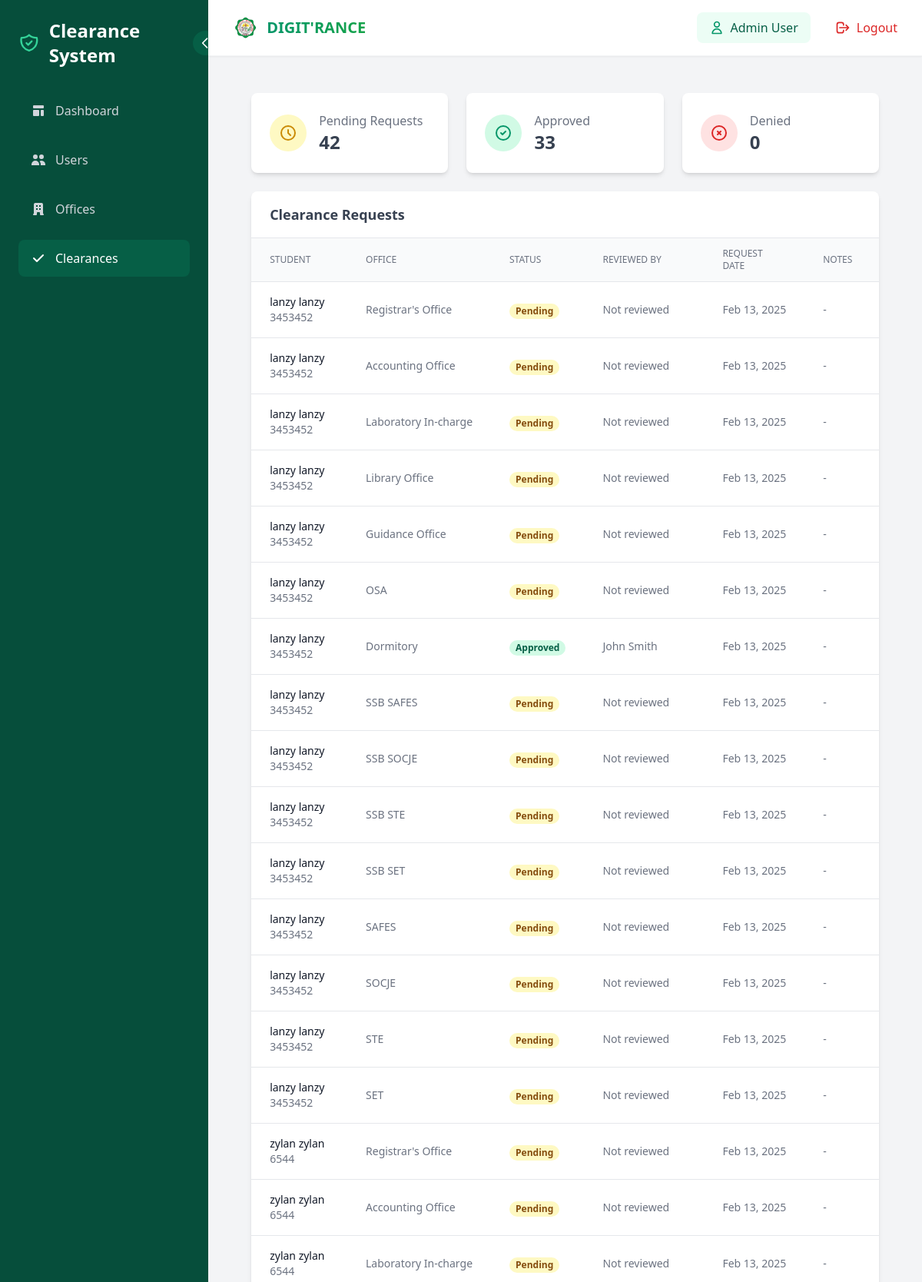
Screenshot of /dashboard/clearances/ (signed in, upper part) with the database file from the repository.
### core/models.py (models this page shows, shortened)
class ClearanceRequest(models.Model):
    student = models.ForeignKey(Student, on_delete=models.CASCADE, related_name='clearance_requests')
    office = models.ForeignKey(Office, on_delete=models.CASCADE, related_name='clearance_requests')
    status_choices = [
        ('pending', 'Pending'),
        ('approved', 'Approved'),
        ('denied', 'Denied'),
    ]
    status = models.CharField(max_length=10, choices=status_choices, default='pending')
    remarks = models.TextField(blank=True, null=True)
    reviewed_by = models.ForeignKey(Staff, on_delete=models.SET_NULL, null=True, blank=True)
    request_date = models.DateTimeField(auto_now_add=True)
    reviewed_date = models.DateTimeField(null=True, blank=True)
    notes = models.TextField(blank=True, null=True, help_text="Reasons for pending or denied clearance.")

class Student(models.Model):
    COURSE_CHOICES = {
        'SET DEAN': [
            ('BSIT', 'Bachelor of Science in Information Technology'),
        ],
        'STE DEAN': [
            ('BPED', 'Bachelor in Physical Education'),
            ('BEED', 'Bachelor in Elementary Education'),
            ('BSED', 'Bachelor of Secondary Education'),
            ('BAELS', 'Bachelor of Arts in English Language Studies'),
            ('BSMATH', 'Bachelor of Science in Mathematics'),
        ],
        'SOCJE DEAN': [
            ('BSCRIM', 'Bachelor of Science in Criminology'),
            ('BSISM', 'Bachelor of Science in Industrial Security Management'),
        ],
        'SAFES DEAN': [
            ('BSA', 'Bachelor of Science in Agriculture'),
            ('BSAES', 'Bachelor of Science in Agricultural Engineering Science'),
            ('BCF', 'Bachelor in Community Forestry'),
        ],
    }
    student_id = models.CharField(max_length=20, unique=True)
    user = models.OneToOneField(User, on_delete=models.CASCADE)
    course = models.CharField(max_length=255)
    year_level = models.IntegerField()
    is_boarder = models.BooleanField(default=False)
    created_at = models.DateTimeField(auto_now_add=True)
    program_chair = models.ForeignKey(ProgramChair, on_delete=models.SET_NULL, null=True, blank=True, related_name="students")
    dormitory_owner = models.ForeignKey(Staff, on_delete=models.SET_NULL, null=True, blank=True, related_name="students_dorm", limit_choices_to={'is_dormitory_owner': True})
    is_approved = models.BooleanField(default=False)
    approval_date = models.DateTimeField(null=True, blank=True)
    approval_admin = models.ForeignKey(User, on_delete=models.SET_NULL, null=True, blank=True, related_name='approved_students')
    @property
    def full_name(self):
            return self.user.get_full_name()

class Office(models.Model):
    OFFICE_TYPES = [
        ('SET', 'SET'),
        ('STE', 'STE'),
        ('SOCJE', 'SOCJE'),
        ('SAFES', 'SAFES'),
        ('SSB SET', 'SSB SET'),
        ('SSB STE', 'SSB STE'),
        ('SSB SOCJE', 'SSB SOCJE'),
        ('SSB SAFES', 'SSB SAFES'),
        ('OTHER', 'OTHER'),
    ]
    name = models.CharField(max_length=255, unique=True)
    office_type = models.CharField(max_length=50, choices=OFFICE_TYPES, default='OTHER')
    description = models.TextField(blank=True, null=True)
    created_at = models.DateTimeField(auto_now_add=True)

class Staff(models.Model):
    user = models.OneToOneField(User, on_delete=models.CASCADE)
    office = models.ForeignKey(Office, on_delete=models.CASCADE, related_name='staff')
    role = models.CharField(max_length=100, blank=True, null=True)
    is_dormitory_owner = models.BooleanField(default=False)  # 🔹 New field for dormitory manager

### core/views.py (the view)
# urls.py: path('dashboard/clearances/', views.admin_clearances, name='admin_clearances'),
@login_required
def admin_clearances(request):
    if not request.user.is_staff:
        messages.error(request, 'You are not authorized to access the admin dashboard.')
        return redirect('login')
    clearance_requests = ClearanceRequest.objects.select_related(
        'student', 'office', 'reviewed_by'
    ).order_by('-request_date')
    pending_count = clearance_requests.filter(status='pending').count()
    approved_count = clearance_requests.filter(status='approved').count()
    denied_count = clearance_requests.filter(status='denied').count()
    clearances = Clearance.objects.select_related('student').all()
    context = {
        'clearance_requests': clearance_requests,
        'clearances': clearances,
        'pending_count': pending_count,
        'approved_count': approved_count,
        'denied_count': denied_count,
    }
    return render(request, 'admin/clearances.html', context)

### templates/admin/clearances.html (shortened to what this page needs)
{% extends 'admin/base_admin.html' %}
{% block admin_content %}
<div class="space-y-6">
	<div class="grid grid-cols-1 md:grid-cols-3 gap-6">
		<div class="bg-white rounded-lg shadow-md p-6">
			<div class="flex items-center">
				<div class="p-3 rounded-full bg-yellow-100">
					<svg class="w-6 h-6 text-yellow-600" fill="none" stroke="currentColor" viewBox="0 0 24 24">
						<path stroke-linecap="round" stroke-linejoin="round" stroke-width="2" d="M12 8v4l3 3m6-3a9 9 0 11-18 0 9 9 0 0118 0z" />
					</svg>
				</div>
				<div class="ml-4">
					<p class="text-gray-500">Pending Requests</p>
					<p class="text-2xl font-semibold text-gray-700">{{ pending_count }}</p>
				</div>
			</div>
		</div>
		<div class="bg-white rounded-lg shadow-md p-6">
			<div class="flex items-center">
				<div class="p-3 rounded-full bg-emerald-100">
					<svg class="w-6 h-6 text-emerald-600" fill="none" stroke="currentColor" viewBox="0 0 24 24">
						<path stroke-linecap="round" stroke-linejoin="round" stroke-width="2" d="M9 12l2 2 4-4m6 2a9 9 0 11-18 0 9 9 0 0118 0z" />
					</svg>
				</div>
				<div class="ml-4">
					<p class="text-gray-500">Approved</p>
					<p class="text-2xl font-semibold text-gray-700">{{ approved_count }}</p>
				</div>
			</div>
		</div>
		<div class="bg-white rounded-lg shadow-md p-6">
			<div class="flex items-center">
				<div class="p-3 rounded-full bg-red-100">
					<svg class="w-6 h-6 text-red-600" fill="none" stroke="currentColor" viewBox="0 0 24 24">
						<path stroke-linecap="round" stroke-linejoin="round" stroke-width="2" d="M10 14l2-2m0 0l2-2m-2 2l-2-2m2 2l2 2m7-2a9 9 0 11-18 0 9 9 0 0118 0z" />
					</svg>
				</div>
				<div class="ml-4">
					<p class="text-gray-500">Denied</p>
					<p class="text-2xl font-semibold text-gray-700">{{ denied_count }}</p>
				</div>
			</div>
		</div>
	</div>
	<div class="bg-white rounded-lg shadow-md overflow-hidden">
		<div class="px-6 py-4 border-b border-gray-200">
			<h2 class="text-lg font-semibold text-gray-700">Clearance Requests</h2>
		</div>
		<div class="overflow-x-auto">
			<table class="min-w-full divide-y divide-gray-200">
				<thead>
					<tr>
						<th class="px-6 py-3 bg-gray-50 text-left text-xs font-medium text-gray-500 uppercase">Student</th>
						<th class="px-6 py-3 bg-gray-50 text-left text-xs font-medium text-gray-500 uppercase">Office</th>
						<th class="px-6 py-3 bg-gray-50 text-left text-xs font-medium text-gray-500 uppercase">Status</th>
						<th class="px-6 py-3 bg-gray-50 text-left text-xs font-medium text-gray-500 uppercase">Reviewed By</th>
						<th class="px-6 py-3 bg-gray-50 text-left text-xs font-medium text-gray-500 uppercase">Request Date</th>
						<th class="px-6 py-3 bg-gray-50 text-left text-xs font-medium text-gray-500 uppercase">Notes</th>
					</tr>
				</thead>
				<tbody class="bg-white divide-y divide-gray-200">
					{% for request in clearance_requests %}
					<tr>
						<td class="px-6 py-4 whitespace-nowrap">
							<div class="text-sm font-medium text-gray-900">{{ request.student.full_name }}</div>
							<div class="text-sm text-gray-500">{{ request.student.student_id }}</div>
						</td>
						<td class="px-6 py-4 whitespace-nowrap text-sm text-gray-500">
							{{ request.office.name }}
						</td>
						<td class="px-6 py-4 whitespace-nowrap">
							<span class="px-2 inline-flex text-xs leading-5 font-semibold rounded-full
								{% if request.status == 'approved' %}bg-emerald-100 text-emerald-800
								{% elif request.status == 'denied' %}bg-red-100 text-red-800
								{% else %}bg-yellow-100 text-yellow-800{% endif %}">
								{{ request.status|title }}
							</span>
						</td>
						<td class="px-6 py-4 whitespace-nowrap text-sm text-gray-500">
							{{ request.reviewed_by.user.get_full_name|default:"Not reviewed" }}
						</td>
						<td class="px-6 py-4 whitespace-nowrap text-sm text-gray-500">
							{{ request.request_date|date:"M d, Y" }}
						</td>
						<td class="px-6 py-4 text-sm text-gray-500">
							{{ request.notes|default:"-" }}
						</td>
					</tr>
					{% endfor %}
				</tbody>
			</table>
		</div>
	</div>
</div>
{% endblock %}

### templates/components/navbar.html (shortened to what this page needs)
{% load static %}
<header class="bg-white shadow-sm p-4 flex justify-between items-center border-b border-gray-100 sticky top-0 z-50">
    <div class="flex items-center">
        <h1 class="text-xl font-bold flex items-center ml-4 text-gray-800">
            <a href="{% url 'home' %}" class="flex items-center group">
                <img src="{% static 'img/permit_logo.png' %}" alt="JHCSC Logo" class="h-8 w-8 mr-3">
                <span class="text-gradient bg-clip-text text-transparent bg-gradient-to-r from-emerald-600 to-green-600 group-hover:from-emerald-700 group-hover:to-green-700 transition-all">
                </span>
            </a>
        </h1>
    </div>
    <div class="flex items-center space-x-4">
        {% if user.is_authenticated %}
            <div class="flex items-center bg-emerald-50 px-4 py-2 rounded-lg">
                <svg class="w-5 h-5 text-emerald-600 mr-2" fill="none" stroke="currentColor" viewBox="0 0 24 24">
                    <path stroke-linecap="round" stroke-linejoin="round" stroke-width="2" d="M16 7a4 4 0 11-8 0 4 4 0 018 0zM12 14a7 7 0 00-7 7h14a7 7 0 00-7-7z"></path>
                </svg>
                <span class="text-emerald-800 font-medium">{{ user.get_full_name }}</span>
            </div>
            <form method="POST" action="{% url 'logout' %}">
                <button type="submit" class="flex items-center px-4 py-2 text-red-600 hover:bg-red-50 rounded-lg transition-all duration-200">
                    <svg class="w-5 h-5 mr-2" fill="none" stroke="currentColor" viewBox="0 0 24 24">
                        <path stroke-linecap="round" stroke-linejoin="round" stroke-width="2" d="M17 16l4-4m0 0l-4-4m4 4H7m6 4v1a3 3 0 01-3 3H6a3 3 0 01-3-3V7a3 3 0 013-3h4a3 3 0 013 3v1"></path>
                    </svg>
                    <span class="font-medium">Logout</span>
                </button>
            </form>
        {% endif %}
    </div>
</header>

### rows the page displays
ClearanceRequest: student.full_name "lanzy lanzy", student.student_id "3453452", office.name "Registrar's Office", status "Pending", reviewed_by.user.get_full_name "Not reviewed", request_date "Feb 13, 2025", notes "-"
ClearanceRequest: student.full_name "lanzy lanzy", student.student_id "3453452", office.name "Accounting Office", status "Pending", reviewed_by.user.get_full_name "Not reviewed", request_date "Feb 13, 2025", notes "-"
ClearanceRequest: student.full_name "lanzy lanzy", student.student_id "3453452", office.name "Laboratory In-charge", status "Pending", reviewed_by.user.get_full_name "Not reviewed", request_date "Feb 13, 2025", notes "-"
ClearanceRequest: student.full_name "lanzy lanzy", student.student_id "3453452", office.name "Library Office", status "Pending", reviewed_by.user.get_full_name "Not reviewed", request_date "Feb 13, 2025", notes "-"
ClearanceRequest: student.full_name "lanzy lanzy", student.student_id "3453452", office.name "Guidance Office", status "Pending", reviewed_by.user.get_full_name "Not reviewed", request_date "Feb 13, 2025", notes "-"
ClearanceRequest: student.full_name "lanzy lanzy", student.student_id "3453452", office.name "OSA", status "Pending", reviewed_by.user.get_full_name "Not reviewed", request_date "Feb 13, 2025", notes "-"
ClearanceRequest: student.full_name "lanzy lanzy", student.student_id "3453452", office.name "Dormitory", status "Approved", reviewed_by.user.get_full_name "John Smith", request_date "Feb 13, 2025", notes "-"
ClearanceRequest: student.full_name "lanzy lanzy", student.student_id "3453452", office.name "SSB SAFES", status "Pending", reviewed_by.user.get_full_name "Not reviewed", request_date "Feb 13, 2025", notes "-"
ClearanceRequest: student.full_name "lanzy lanzy", student.student_id "3453452", office.name "SSB SOCJE", status "Pending", reviewed_by.user.get_full_name "Not reviewed", request_date "Feb 13, 2025", notes "-"
ClearanceRequest: student.full_name "lanzy lanzy", student.student_id "3453452", office.name "SSB STE", status "Pending", reviewed_by.user.get_full_name "Not reviewed", request_date "Feb 13, 2025", notes "-"
ClearanceRequest: student.full_name "lanzy lanzy", student.student_id "3453452", office.name "SSB SET", status "Pending", reviewed_by.user.get_full_name "Not reviewed", request_date "Feb 13, 2025", notes "-"
ClearanceRequest: student.full_name "lanzy lanzy", student.student_id "3453452", office.name "SAFES", status "Pending", reviewed_by.user.get_full_name "Not reviewed", request_date "Feb 13, 2025", notes "-"
ClearanceRequest: student.full_name "lanzy lanzy", student.student_id "3453452", office.name "SOCJE", status "Pending", reviewed_by.user.get_full_name "Not reviewed", request_date "Feb 13, 2025", notes "-"
ClearanceRequest: student.full_name "lanzy lanzy", student.student_id "3453452", office.name "STE", status "Pending", reviewed_by.user.get_full_name "Not reviewed", request_date "Feb 13, 2025", notes "-"
ClearanceRequest: student.full_name "lanzy lanzy", student.student_id "3453452", office.name "SET", status "Pending", reviewed_by.user.get_full_name "Not reviewed", request_date "Feb 13, 2025", notes "-"
ClearanceRequest: student.full_name "zylan zylan", student.student_id "6544", office.name "Registrar's Office", status "Pending", reviewed_by.user.get_full_name "Not reviewed", request_date "Feb 13, 2025", notes "-"
ClearanceRequest: student.full_name "zylan zylan", student.student_id "6544", office.name "Accounting Office", status "Pending", reviewed_by.user.get_full_name "Not reviewed", request_date "Feb 13, 2025", notes "-"
ClearanceRequest: student.full_name "zylan zylan", student.student_id "6544", office.name "Laboratory In-charge", status "Pending", reviewed_by.user.get_full_name "Not reviewed", request_date "Feb 13, 2025", notes "-"

### other values shown
{{ user.get_full_name }} "Admin User"
{{ pending_count }} "42"
{{ approved_count }} "33"
{{ denied_count }} "0"
